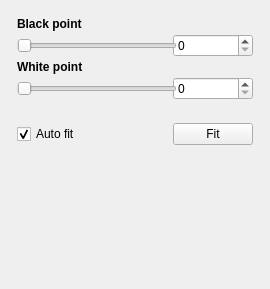
<?xml version="1.0" encoding="UTF-8"?>
<ui version="4.0">
    <class>LinearBWStretchMapperPanel</class>
    <widget class="QWidget" name="LinearBWStretchMapperPanel">
        <property name="geometry">
            <rect>
                <x>0</x>
                <y>0</y>
                <width>270</width>
                <height>289</height>
            </rect>
        </property>
        <property name="sizePolicy">
            <sizepolicy hsizetype="Expanding" vsizetype="Fixed">
                <horstretch>0</horstretch>
                <verstretch>0</verstretch>
            </sizepolicy>
        </property>
        <property name="minimumSize">
            <size>
                <width>270</width>
                <height>0</height>
            </size>
        </property>
        <property name="windowTitle">
            <string>Form</string>
        </property>
        <property name="styleSheet">
            <string notr="true"/>
        </property>
        <layout class="QGridLayout" name="gridLayout_2">
            <item row="1" column="0">
                <layout class="QGridLayout" name="gridLayout" columnstretch="1,0">
                    <property name="leftMargin">
                        <number>6</number>
                    </property>
                    <property name="topMargin">
                        <number>6</number>
                    </property>
                    <property name="rightMargin">
                        <number>6</number>
                    </property>
                    <property name="bottomMargin">
                        <number>6</number>
                    </property>
                    <property name="spacing">
                        <number>3</number>
                    </property>
                    <item row="1" column="1">
                        <widget class="QSpinBox" name="spinBoxBlackPoint">
                            <property name="minimumSize">
                                <size>
                                    <width>75</width>
                                    <height>0</height>
                                </size>
                            </property>
                            <property name="maximum">
                                <number>100</number>
                            </property>
                            <property name="singleStep">
                                <number>100</number>
                            </property>
                        </widget>
                    </item>
                    <item row="3" column="1">
                        <widget class="QSpinBox" name="spinBoxWhitePoint">
                            <property name="minimumSize">
                                <size>
                                    <width>75</width>
                                    <height>0</height>
                                </size>
                            </property>
                            <property name="singleStep">
                                <number>100</number>
                            </property>
                        </widget>
                    </item>
                    <item row="1" column="0">
                        <widget class="QSlider" name="sliderBlackPoint">
                            <property name="minimumSize">
                                <size>
                                    <width>160</width>
                                    <height>0</height>
                                </size>
                            </property>
                            <property name="styleSheet">
                                <string notr="true"/>
                            </property>
                            <property name="orientation">
                                <enum>Qt::Horizontal</enum>
                            </property>
                        </widget>
                    </item>
                    <item row="5" column="1">
                        <widget class="QPushButton" name="btnFit">
                            <property name="text">
                                <string>Fit</string>
                            </property>
                        </widget>
                    </item>
                    <item row="3" column="0">
                        <widget class="QSlider" name="sliderWhitePoint">
                            <property name="minimumSize">
                                <size>
                                    <width>160</width>
                                    <height>0</height>
                                </size>
                            </property>
                            <property name="styleSheet">
                                <string notr="true"/>
                            </property>
                            <property name="singleStep">
                                <number>100</number>
                            </property>
                            <property name="pageStep">
                                <number>1000</number>
                            </property>
                            <property name="orientation">
                                <enum>Qt::Horizontal</enum>
                            </property>
                        </widget>
                    </item>
                    <item row="0" column="0">
                        <widget class="QLabel" name="label_2">
                            <property name="font">
                                <font>
                                    <pointsize>9</pointsize>
                                    <weight>75</weight>
                                    <bold>true</bold>
                                </font>
                            </property>
                            <property name="text">
                                <string>Black point</string>
                            </property>
                            <property name="alignment">
                                <set>Qt::AlignBottom|Qt::AlignLeading|Qt::AlignLeft</set>
                            </property>
                        </widget>
                    </item>
                    <item row="2" column="0">
                        <widget class="QLabel" name="label">
                            <property name="font">
                                <font>
                                    <pointsize>9</pointsize>
                                    <weight>75</weight>
                                    <bold>true</bold>
                                </font>
                            </property>
                            <property name="text">
                                <string>White point</string>
                            </property>
                            <property name="alignment">
                                <set>Qt::AlignBottom|Qt::AlignLeading|Qt::AlignLeft</set>
                            </property>
                        </widget>
                    </item>
                    <item row="4" column="1">
                        <spacer name="verticalSpacer_2">
                            <property name="orientation">
                                <enum>Qt::Vertical</enum>
                            </property>
                            <property name="sizeHint" stdset="0">
                                <size>
                                    <width>20</width>
                                    <height>20</height>
                                </size>
                            </property>
                        </spacer>
                    </item>
                    <item row="5" column="0">
                        <widget class="QCheckBox" name="chkAutoFit">
                            <property name="text">
                                <string>Auto fit</string>
                            </property>
                            <property name="checked">
                                <bool>true</bool>
                            </property>
                        </widget>
                    </item>
                </layout>
            </item>
            <item row="4" column="0">
                <spacer name="verticalSpacer">
                    <property name="orientation">
                        <enum>Qt::Vertical</enum>
                    </property>
                    <property name="sizeHint" stdset="0">
                        <size>
                            <width>20</width>
                            <height>40</height>
                        </size>
                    </property>
                </spacer>
            </item>
        </layout>
    </widget>
    <resources/>
    <connections/>
</ui>
